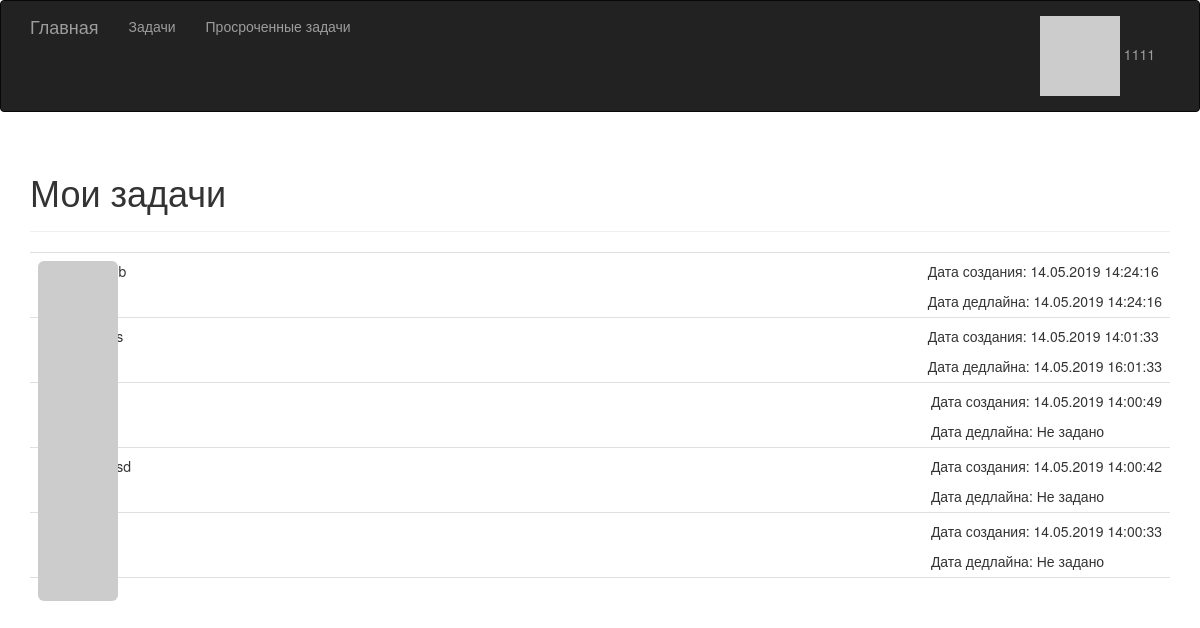
/ (signed in), run on the app's committed database.
### main.py (models this page shows, shortened)
class User(UserMixin, db.Model):
    __tablename__ = 'users'
    id = db.Column(db.Integer, primary_key=True)
    username = db.Column(db.String(64), unique=True, index=True)
    password_hash = db.Column(db.String(128))
    posts = db.relationship('Post', backref='author', lazy='dynamic')
    about = db.Column(db.Text)
    @property
    def password(self):
        raise AttributeError('пароль прочесть нельзя.')
    def gravatar(self, size=100, default='identicon', rating='g'):
        url = 'https://secure.gravatar.com/avatar'
        email = '{}@bookmarks.ru'.format(self.username.lower()).encode('utf-8')
        email_hash = hashlib.md5(email).hexdigest()
        return '{url}/{hash}?s={size}&d={default}&r={rating}'.format(
            url=url, hash=email_hash, size=size, default=default, rating=rating)

class Post(db.Model):
    __tablename__ = 'posts'
    id = db.Column(db.Integer, primary_key=True)
    body = db.Column(db.Text)
    author_name = db.Column(db.Text)
    exec_name = db.Column(db.Text)
    date_offset = db.Column(db.Integer)
    timestamp = db.Column(db.DateTime, index=True, default=datetime.utcnow)
    date_end = db.Column(db.DateTime)
    author_id = db.Column(db.Integer, db.ForeignKey('users.id'))
    exec_id = db.Column(db.Integer)
    status = db.Column(db.Integer)
    finish = db.Column(db.Integer)

### main.py (the view, shortened to what this page needs)
@app.route('/', methods=['GET', 'POST'])
@login_required
def index():
    form = PostForm()
    user_posts = Post.query.filter_by(author_id=current_user.get_id()).order_by(Post.timestamp.desc()).all()
    user_posts_exec = Post.query.filter_by(exec_id=current_user.get_id()).order_by(Post.timestamp.desc()).all()
    return render_template('index2.html', form=form, posts=user_posts, posts_exec=user_posts_exec)

### main.py (called while the page is built)
@app.context_processor
def inject_app_name():
    return dict(app_name="Заметки")

@login_manager.user_loader
def load_user(user_id):
    return User.query.get(int(user_id))

### templates/index2.html (shortened to what this page needs)
{% extends "base.html" %}
{% import "bootstrap/wtf.html" as wtf %}
{% block page_content %}
<div class="page-header">
    <h1>Мои задачи</h1>
</div>
{% include "_index.html" %}
{% endblock %}

### templates/base.html (shortened to what this page needs)
{% extends "bootstrap/base.html" %}
{% block head %}
{{ super() }}
<link rel="stylesheet" type="text/css" href="{{ url_for('static', filename='style.css') }}">
{% endblock %}
{% block navbar %}
<div class="navbar navbar-inverse" role="navigation">
   <div class="container">
      <div class="navbar-header">
         <a class="navbar-brand" href="/">Главная</a>
      </div>
      <div class="navbar-collapse collapse">
        <ul class="nav navbar-nav">
            <li><a href="{{ url_for('posts') }}">Задачи</a></li>
            <li><a href="{{ url_for('pross') }}">Просроченные задачи</a></li>
        </ul>
        <ul class="nav navbar-nav navbar-right">
            {% if current_user.is_authenticated %}
            <li class="dropdown">
                <a href="#" class="dropdown-toggle" data-toggle="dropdown">
                    <img src="{{ current_user.gravatar(size=18) }}" />
                    {{ current_user.username }}
                </a>
            </li>
            {% else %}
            <li><a href="{{ url_for('login') }}">Войти</a></li>
            {% endif %}
        </ul>
      </div>
   </div>
</div>
{% endblock %}
{% block content %}
<div class="container">
    {% block page_content %}{% endblock %}
</div>
{% endblock %}

### templates/_index.html (shortened to what this page needs)
<div>
    <ul class="posts">
       {% for post in posts %}
       <li class="post">
          <div class="profile-thumbnail">
            <img class="img-rounded profile-thumbnail" src="{{ post.author.gravatar(size=40) }}">
          </div>
          <div class="post-content">
              <div class="post-date">
                  <p>Дата создания: {{ post.timestamp.strftime('%d.%m.%Y %H:%M:%S') }}</p>
                  <p>Дата дедлайна: {% if post.date_end %}{{ post.date_end.strftime('%d.%m.%Y %H:%M:%S') }}{% else %}Не задано{% endif %}</p>
              </div>              <div class="post-body">{{ post.body|safe }}</div>
          </div>
       </li>
       {% endfor %}
    </ul>
</div>

### static/style.css (style rules this page uses)
.profile-thumbnail { position: absolute; }
ul.posts { list-style-type: none; padding: 0px; margin: 16px 0px 0px 0px; border-top: 1px solid #e0e0e0; }
ul.posts li.post { padding: 8px; border-bottom: 1px solid #e0e0e0; }
div.post-date { float: right; }
div.post-content { margin-left: 48px; min-height: 48px; }

### data on the page
User: username "1111"
Post: timestamp "14.05.2019 14:24:16", date_end "14.05.2019 14:24:16"
Post: timestamp "14.05.2019 14:01:33", date_end "14.05.2019 16:01:33"
Post: timestamp "14.05.2019 14:00:49", shows "Не задано"
Post: timestamp "14.05.2019 14:00:42", shows "Не задано"
Post: timestamp "14.05.2019 14:00:33", shows "Не задано"
